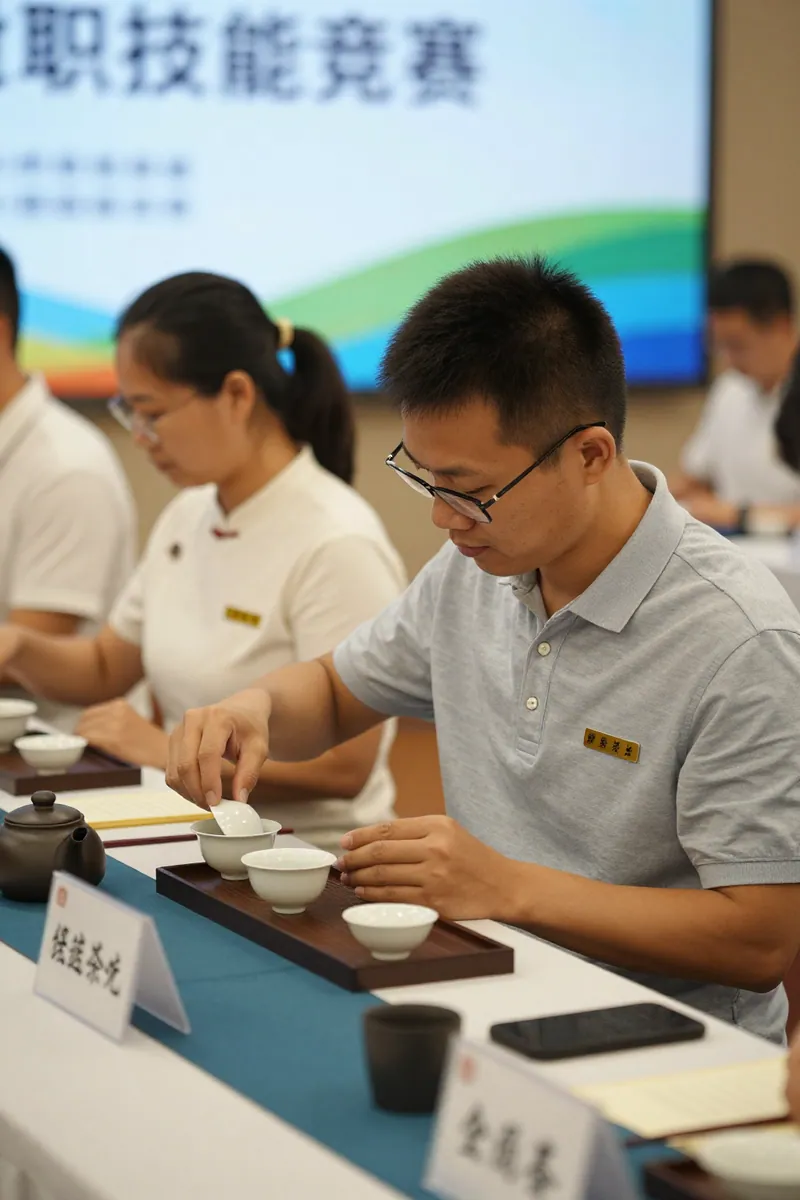
#> input picture images/full/2026-09-19-mz-scene1.webp, 800 x 1200 px
$ python -i _strip_watermark.py   (imports and definitions only)
#> lines starting #> are read from the running program, lines starting #| are printed output that depends on the picture
#> further down, picture is the input picture: PIL image 800x1200 RGB; mean R, G, B 150.9, 147.8, 136.5
#!/usr/bin/env python3
# -*- coding: utf-8 -*-
"""给已生成文章去水印：裁掉图片底部 15%（Kolors 水印区），按真实尺寸回写页面标注。
不重新生图 → 不会引入新的伪汉字/人脸风险。"""
import io
import re
import sys
from pathlib import Path

sys.path.insert(0, r"C:\afeng_tea")
from PIL import Image

REPO = Path(r"C:\afeng_tea")
FULL = REPO / "images" / "full"
THUMB = REPO / "images" / "thumb"
BOTTOM_CUT = 0.15
MAX_BYTES = 200 * 1024

ARTS = [
    REPO / "articles" / "20261115三泡就淡的鸭屎香的两只盖碗阿凤姐.html",
    REPO / "articles" / "20261115一只红泥炉半袋榄核炭阿凤姐.html",
]


def crop_16x9(im, bottom_cut=BOTTOM_CUT):
    """先裁底部，再居中裁成 16:9（不拉伸）"""
#> called with bottom_cut = 0.15
    if bottom_cut > 0:
        im = im.crop((0, 0, im.width, int(im.height * (1 - bottom_cut))))
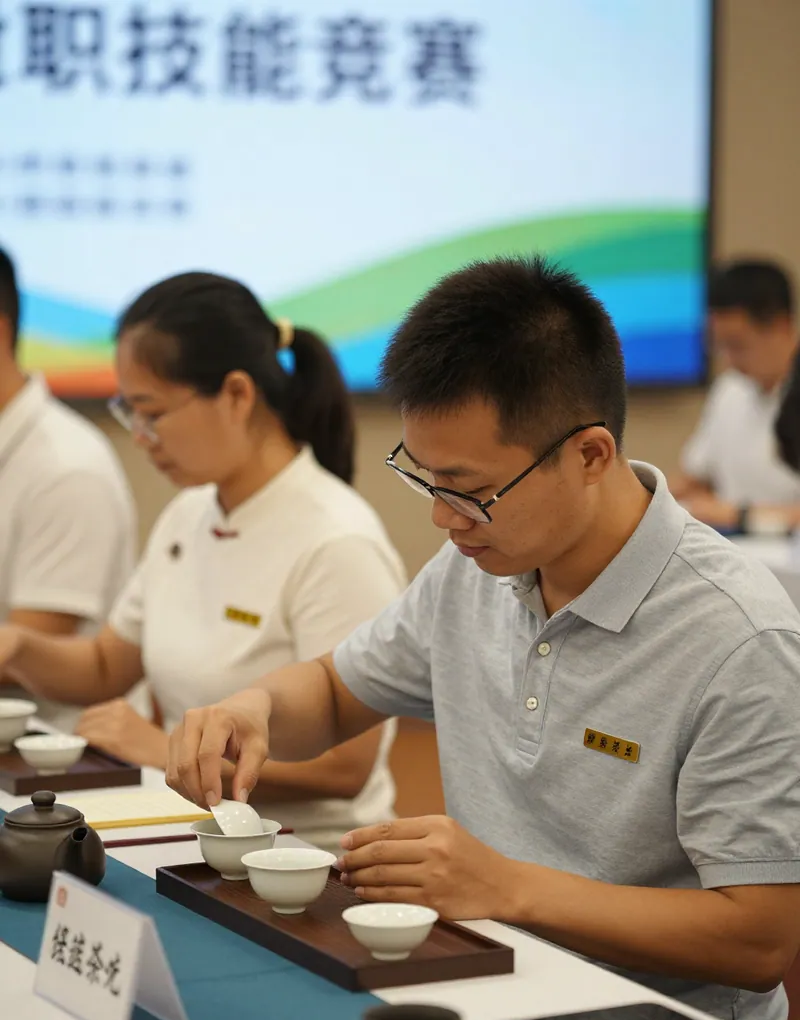
#> im: PIL image 800x1020 RGB; mean R, G, B 149.9, 146.5, 135.3
    w, h = im.size
#> w = 800; h = 1020
    target = 16 / 9
    if w / h > target:                 # 偏宽 → 裁两侧
        nw = round(h * target)
        left = (w - nw) // 2
        im = im.crop((left, 0, left + nw, h))
    elif w / h < target:               # 偏高 → 裁上下
        nh = round(w / target)
#> nh = 450
        top = (h - nh) // 2
#> top = 285
        im = im.crop((0, top, w, top + nh))
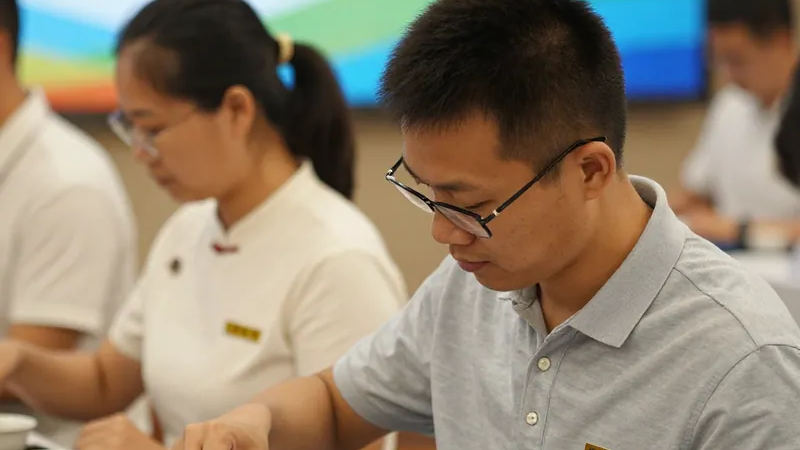
#> im: PIL image 800x450 RGB; mean R, G, B 143.5, 130.1, 111.6
    return im


def save_webp(im, path, quality=82):
    q = quality
    while q >= 45:
        buf = io.BytesIO()
        im.save(buf, "WEBP", quality=q, method=6)
        if buf.tell() <= MAX_BYTES or q == 45:
            path.write_bytes(buf.getvalue())
            return buf.tell()
        q -= 6
    raise RuntimeError("压缩失败")


# [36 lines not run here, left out]

>>> from PIL import Image
>>> picture = Image.open('images/full/2026-09-19-mz-scene1.webp')
>>> result = crop_16x9(picture)

$ run again, on images/full/2026-09-21-qf-scene2.webp
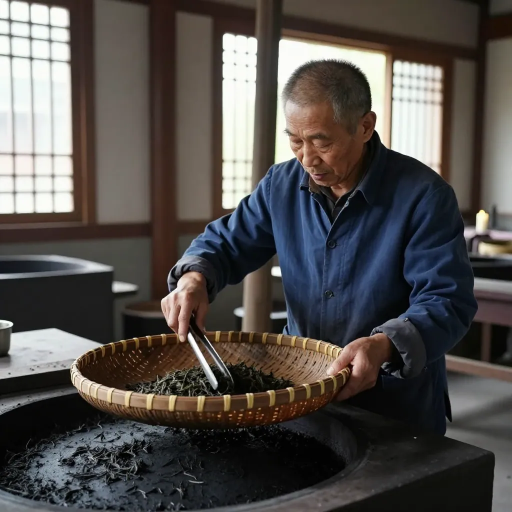
#> input picture images/full/2026-09-21-qf-scene2.webp, 1024 x 1024 px (shown at 1/2 size)
#> picture is the input picture: PIL image 1024x1024 RGB; mean R, G, B 82.1, 78.1, 75.5
#> in crop_16x9, `im = im.crop((0, 0, im.width, int(im.height * (1 - bottom_cut))))`:
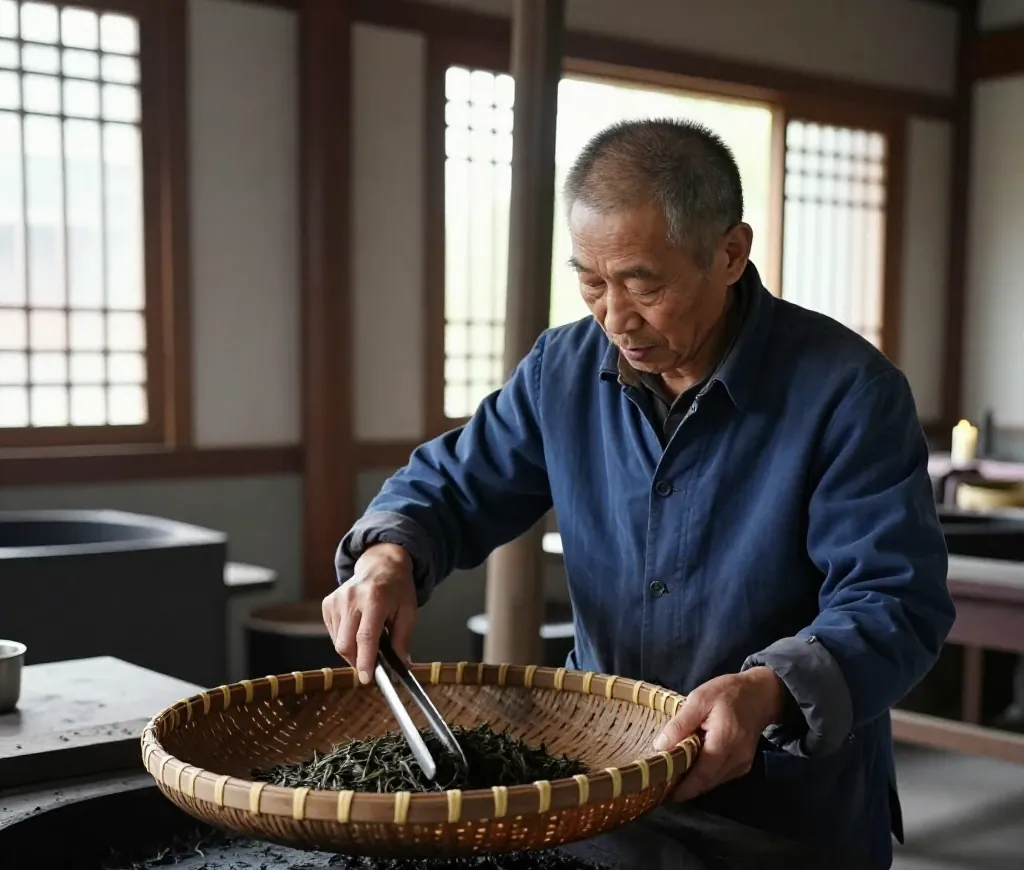
#> im: PIL image 1024x870 RGB; mean R, G, B 89.3, 84.2, 80.9
#> in crop_16x9, `im = im.crop((0, top, w, top + nh))`:
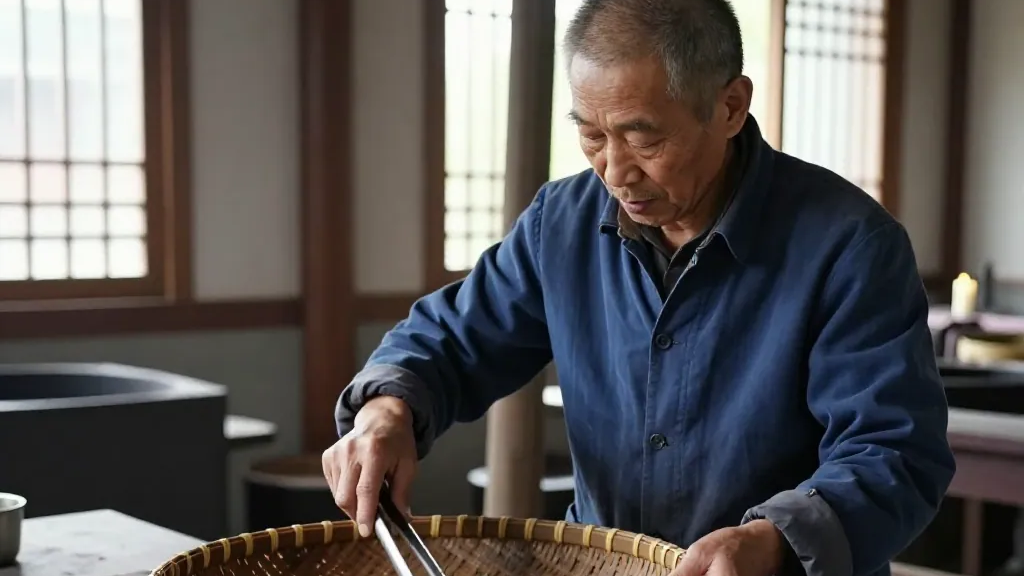
#> im: PIL image 1024x576 RGB; mean R, G, B 92.3, 88.6, 87.4
